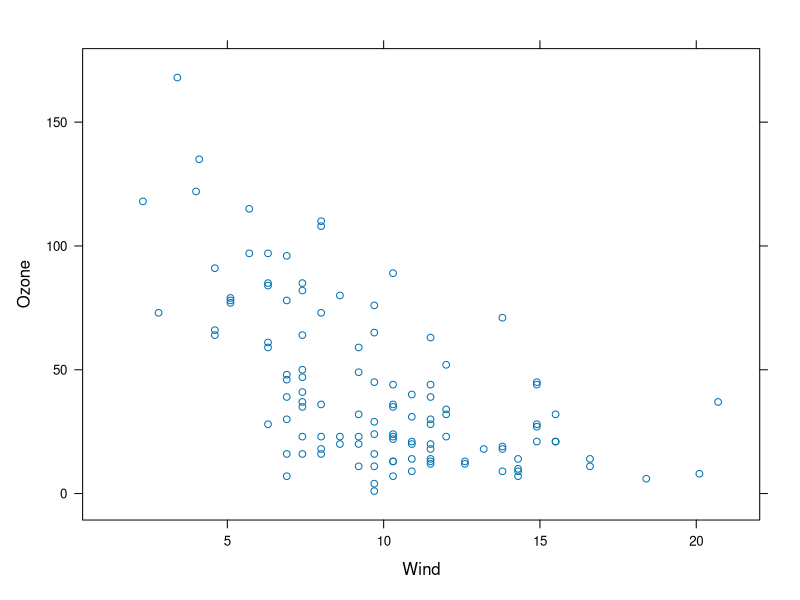
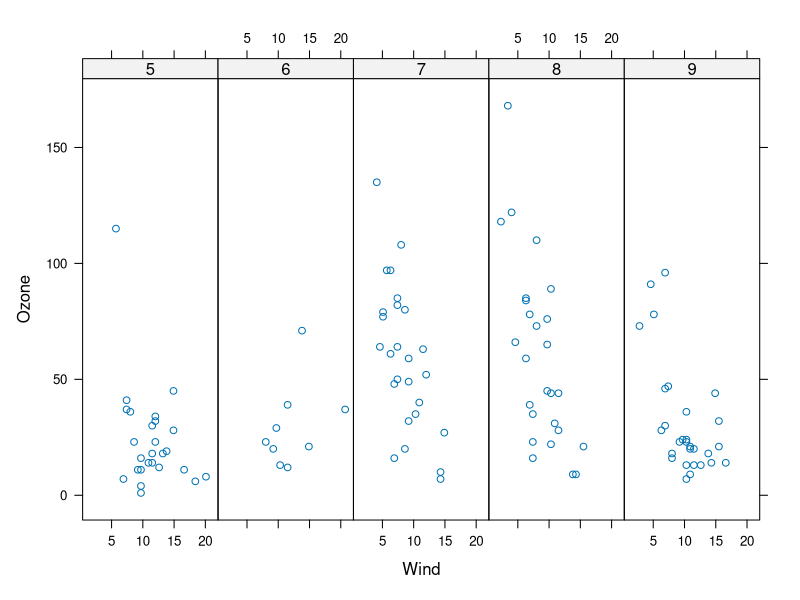
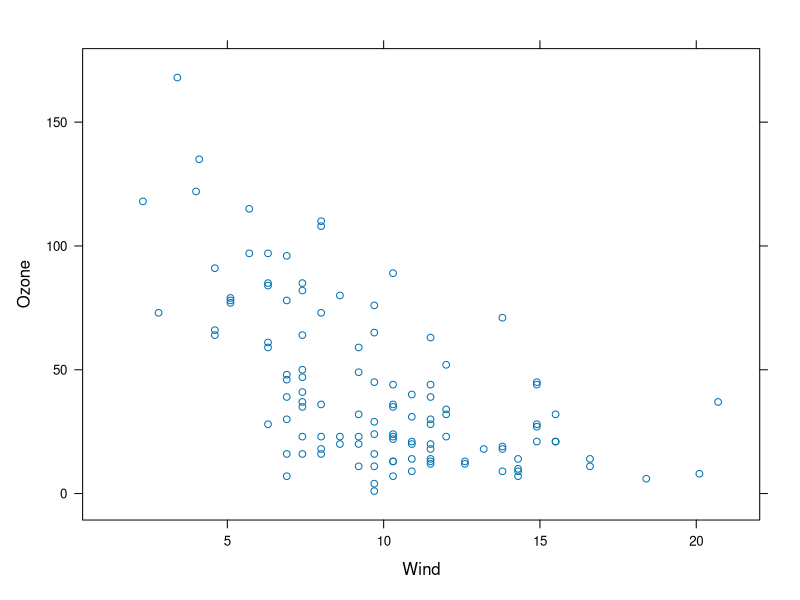

Here is the R script that generated these plots, in order:
library(lattice)
library(datasets)
## Simple scatterplot
xyplot(Ozone ~ Wind, data = airquality)

##Convert 'Month' to a factor variable
airquality = transform(airquality, Month = factor(Month))
xyplot(Ozone ~ Wind | Month, data = airquality, layout = c(5,1))

##Lattice Behavior
p = xyplot(Ozone ~ Wind, data = airquality)  ##Nothing happens
print(p)    ##Plot appears